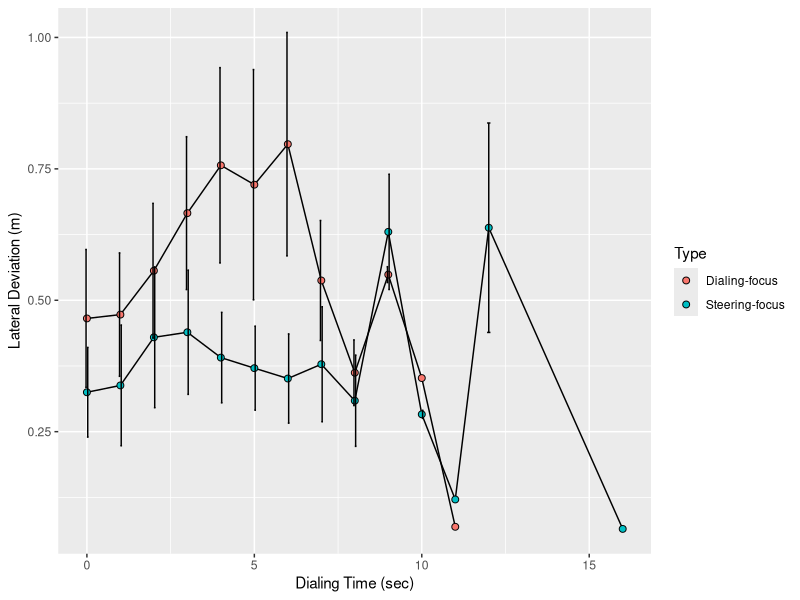

Write the R code that produced this figure.
library(ggplot2)

frame <- read.csv('keyPressDataWithLaneDeviation.csv', header = TRUE)
noOfPP <- length(unique(frame$pp))

# rescale the time to seconds
steerFocusFrame <- frame[frame$typingErrorMadeOnTrial == 0 & frame$partOfExperiment == "dualSteerFocus",]
steerFocusFrame$absLanePosition <- abs(steerFocusFrame$lanePosition)
steerFocusFrame$timeInSec <- steerFocusFrame$timeRelativeToTrialStart / 1000

dialFocusFrame <- frame[frame$typingErrorMadeOnTrial == 0 & frame$partOfExperiment == "dualDialFocus",]
dialFocusFrame$absLanePosition <- abs(dialFocusFrame$lanePosition)
dialFocusFrame$timeInSec <- dialFocusFrame$timeRelativeToTrialStart / 1000
# View(steerFocusFrame)
# View(dialFocusFrame)

# group by pp and time
steerFocusFrameByPP <- with(steerFocusFrame, aggregate(absLanePosition, list(pp = pp, time = timeInSec), mean))
dialFocusFrameByPP <- with(dialFocusFrame, aggregate(absLanePosition, list(pp = pp, time = timeInSec), mean))
# View(steerFocusFrameByPP)
# View(dialFocusFrameByPP)

# group by time
steerFocusFrameByTime <- with(steerFocusFrameByPP, aggregate(x, list(time = time), mean))
dialFocusFrameByTime <- with(dialFocusFrameByPP, aggregate(x, list(time = time), mean))

# Time is rounded to the variance of 1s
steerFocusFrameByTime$time <- round(steerFocusFrameByTime$time, digits = 0)
dialFocusFrameByTime$time <- round(dialFocusFrameByTime$time, digits = 0)

# Compute the mean & sd by time in the increment of 1s
steerFocusMeanByTime <- with(steerFocusFrameByTime, aggregate(x, list(time = time), mean))
steerFocusSEByTime <- with(steerFocusFrameByTime, aggregate(x, list(time = time), sd)) / sqrt(noOfPP)
dialFocusMeanByTime <- with(dialFocusFrameByTime, aggregate(x, list(time = time), mean))
dialFocusSEByTime <- with(dialFocusFrameByTime, aggregate(x, list(time = time), sd)) / sqrt(noOfPP)
# View(steerFocusMeanByTime)
# View(steerFocusSDByTime)
# View(dialFocusMeanByTime)
# View(dialFocusSDByTime)

# Combine mean and sd into result frames
resultSteerFocusFrame <- steerFocusMeanByTime
resultSteerFocusFrame$se <- steerFocusSEByTime$x
resultSteerFocusFrame$Type <- c('Steering-focus')

resultDialFocusFrame <- dialFocusMeanByTime
resultDialFocusFrame$se <- dialFocusSEByTime$x
resultDialFocusFrame$Type <- c('Dialing-focus')
# View(resultSteerFocusFrame)
# View(resultDialFocusFrame)

plotFrame <- rbind.data.frame(resultSteerFocusFrame, resultDialFocusFrame)
View(plotFrame)

# ??For error bar, what is used for the difference: sd? se? ci?
plot <- ggplot(plotFrame, aes(x=time, y=x, fill=Type)) + geom_line() + geom_point(size=2, shape=21) + geom_errorbar(aes(ymin=x-se, ymax=x+se), width=.1, position=position_dodge(.1)) + labs(x="Dialing Time (sec)", y="Lateral Deviation (m)")
print(plot)
# ggsave("smooth.png")

# View(steerFocusFrameByTime)
# plot <- ggplot(steerFocusFrameByTime, aes(x=time, y=x)) + stat_summary(fun.data = mean_cl_normal, geom = "pointrange", fill="White", colour="Black")
# print(plot)


